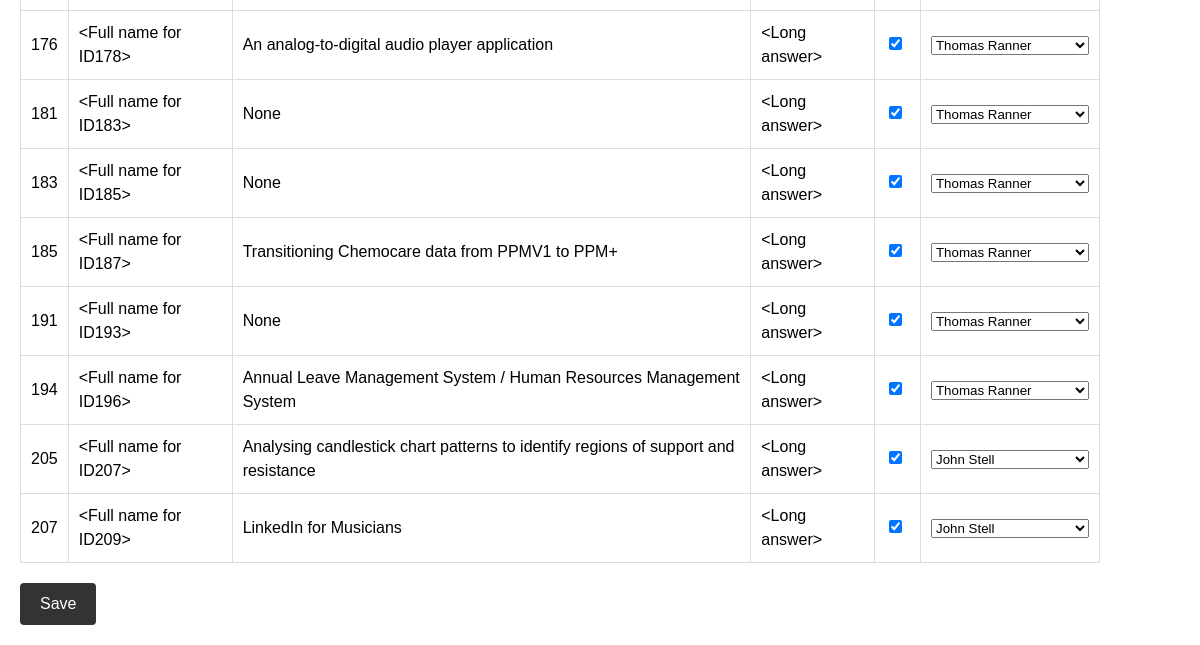
Page /students/pin (lower part) on the earlier database version.
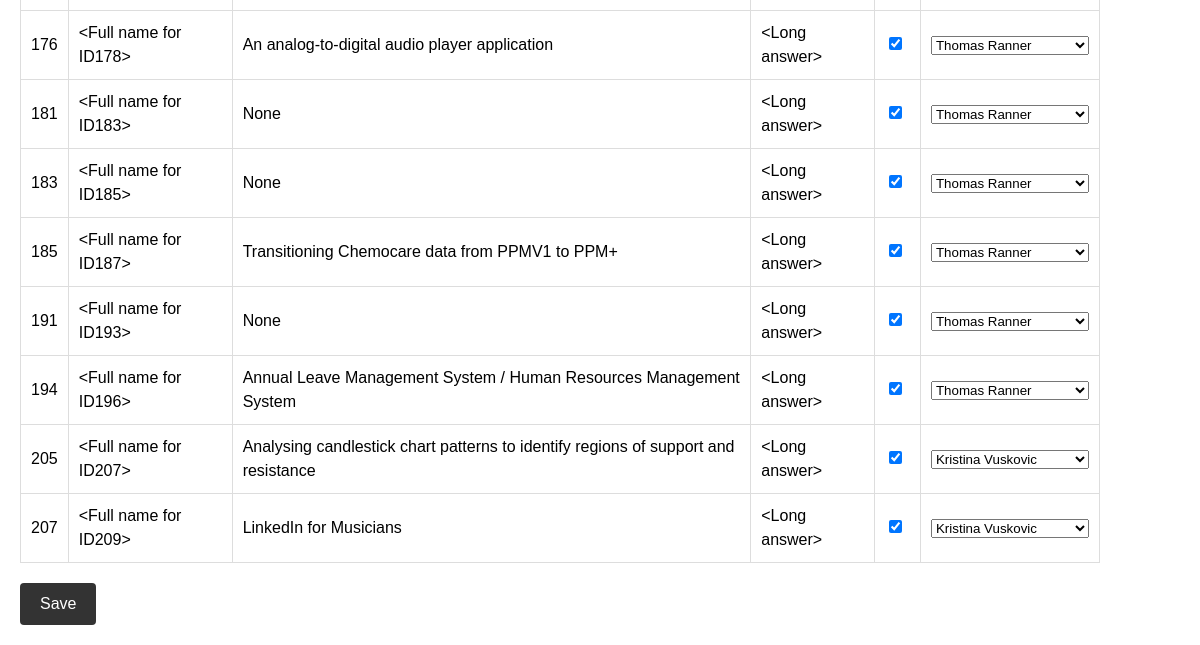
Same page on the later database version.
### app/models.py (models this page shows, shortened)
class Student(db.Model):
    id = db.Column(db.Integer, primary_key=True)
    name = db.Column(db.String(64), index=True)
    username = db.Column(db.String(64), index=True)
    degree = db.Column(db.String(64))
    code1 = db.Column(db.String(10))
    title1 = db.Column(db.String(64))
    reason1 = db.Column(db.String(256))
    code2 = db.Column(db.String(10))
    title2 = db.Column(db.String(64))
    reason2 = db.Column(db.String(256))
    code3 = db.Column(db.String(10))
    title3 = db.Column(db.String(64))
    reason3 = db.Column(db.String(256))
    code4 = db.Column(db.String(10))
    title4 = db.Column(db.String(64))
    reason4 = db.Column(db.String(256))
    allocated_preference = db.Column(db.Integer, default=None)
    allocated_code = db.Column(db.String(10), db.ForeignKey('project.code'))
    allocated_staff = db.Column(db.String(64), db.ForeignKey('staff.name'))
    pinned = db.Column(db.Boolean, default=False)

class Staff(db.Model):
    id = db.Column(db.Integer, primary_key=True)
    name = db.Column(db.String(64), index=True, unique=True)
    max_load = db.Column(db.Integer)
    current_load = db.Column(db.Integer)
    students = db.relationship('Student', backref='staff', lazy='dynamic')
    projects = db.relationship('Project', backref='staff', lazy='dynamic')

### app/routes.py (the view)
@app.route('/students/pin')
def pin_students():
    students_with_own = []
    student_preferences = []
    students = Student.query.filter((Student.code1 == 'OWN') | (Student.code2 == 'OWN') | (Student.code3 == 'OWN') | (Student.code4 == 'OWN')).all()
    for student in students:
        preferences = []
        for i in range(1, 5):
            code = getattr(student, f"code{i}")
            preferences.append(code)
            if code == 'OWN':
                title = getattr(student, f"title{i}")
                reason = getattr(student, f"reason{i}")
                students_with_own.append((student, title, reason))
                break
        student_preferences.append(preferences)
    staff_members = Staff.query.all()
    calculate_staff_popularity(staff_members)
    staff_dicts = [{'name': staff.name, 'max_load': staff.max_load, 'current_load': staff.current_load} for staff in staff_members]
    return render_template('pinSelfProposed.html', students=students_with_own, student_preferences=student_preferences, staff_members=staff_members, staff_dicts=staff_dicts, request=request)

### app/routes.py (called while the page is built)
def calculate_staff_popularity(staff_members):
    for staff in staff_members:
        staff.popularity = sum([project.popularity for project in staff.projects.all()])
    staff_members.sort(key=lambda x: x.popularity)

### app/templates/pinSelfProposed.html (shortened to what this page needs)
{% extends 'base.html' %}
{% block content %}
    <table id="pin-students-table">
      {% for student, title, reason in students %}
      <tr>
        <td>{{ student.id }}</td>
        <td>{{ student.name }}</td>
        <td>{{ title }}</td>
        <td>{{ reason }}</td>
        <td><input type="checkbox" {% if student.pinned %}checked{% endif %}></td>
        <td>
          <select>
            {% for staff in staff_members %}
            <option value="{{ staff.name }}" {% if student.allocated_staff == staff.name %}selected{% endif %}>{{ staff.name }}</option>
            {% endfor %}
          </select>
        </td>
      </tr>
      {% endfor %}
    </table>
    <button onclick="save()">Save</button>
{% endblock %}

### app/templates/base.html (shortened to what this page needs)
<!DOCTYPE html>
<html>
  <head>
  </head>
  <link rel="stylesheet" href="{{ url_for('static', filename='styles.css') }}">
  <body>
    {% block content %}{% endblock %}
  </body>
</html>

### app/static/styles.css (style rules this page uses)
body { font-family: Arial, sans-serif; font-size: 16px; line-height: 1.5; margin: 0; }
table { border-collapse: collapse; margin: 20px 0; width: 90%; margin-left: 20px; margin-right: 20px; }
button { background-color: #333333; border: none; color: #fff; padding: 12px 20px; text-align: center; text-decoration: none; display: inline-block; font-size: 16px; border-radius: 4px; cursor: pointer; margin-left: 20px; margin-bottom: 20px; }

Differences in the rows shown:
changed Student "<Full name for ID207>": allocated_staff.name "John Stell" → "Kristina Vuskovic"
changed Student "<Full name for ID209>": allocated_staff.name "John Stell" → "Kristina Vuskovic"
